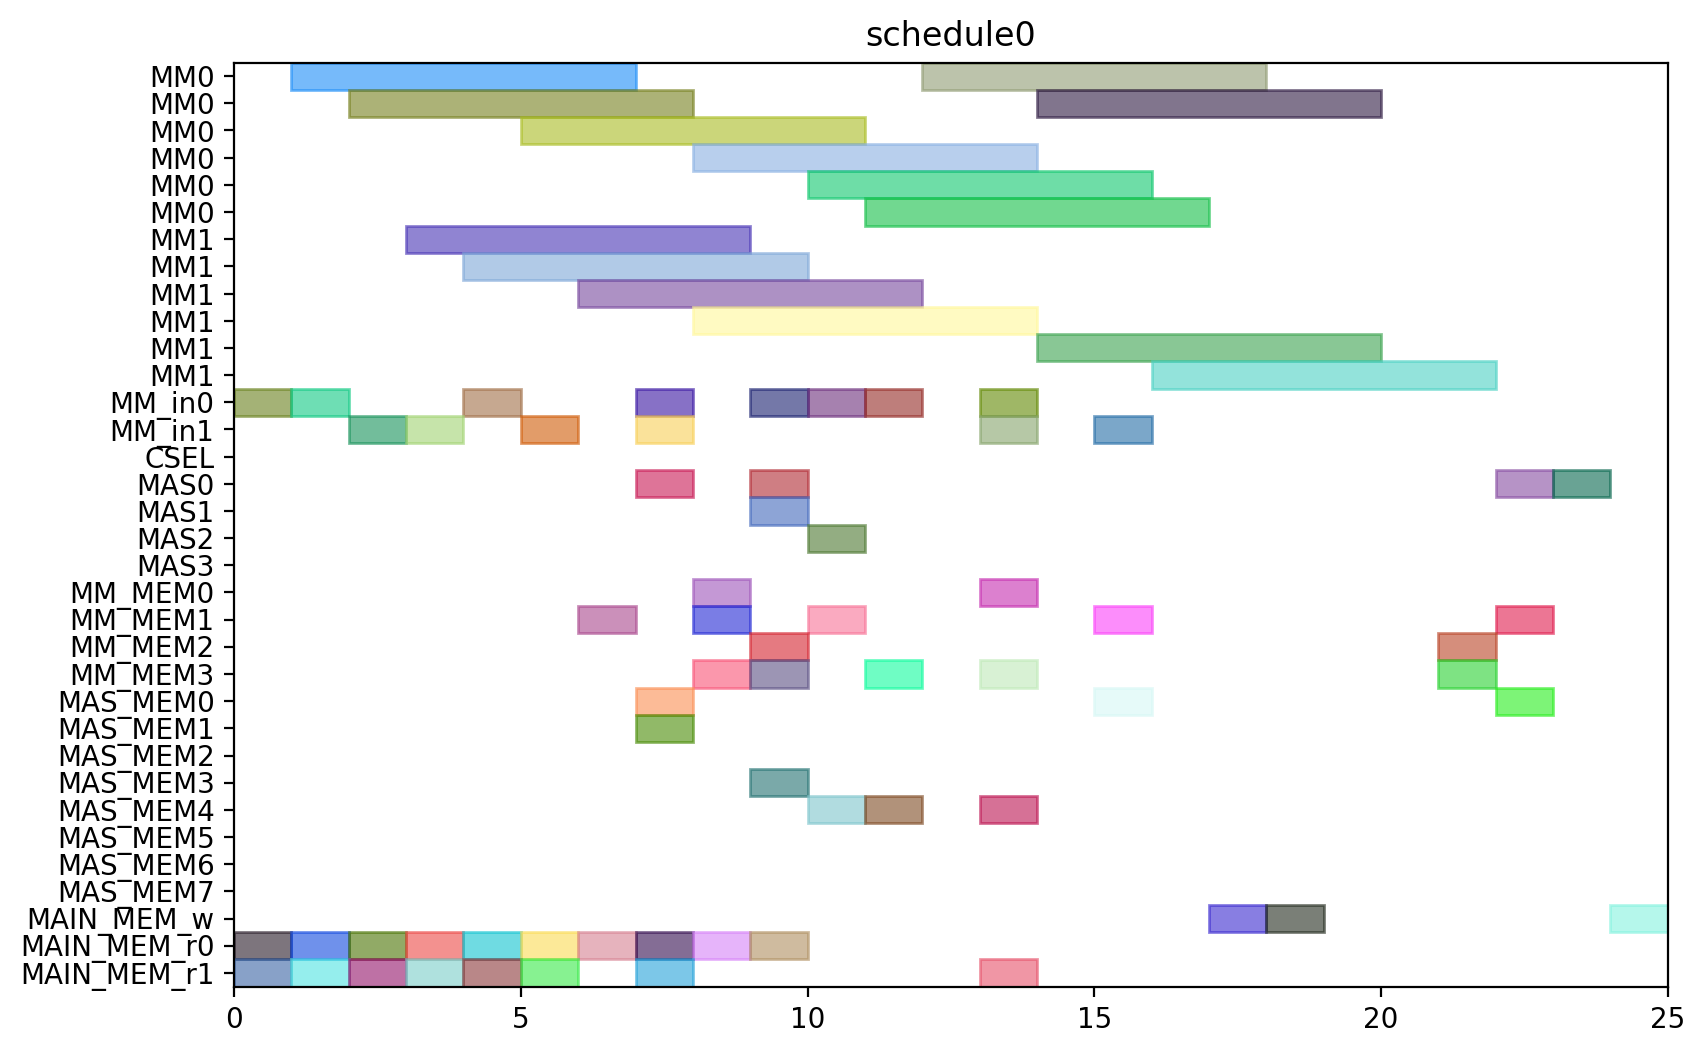

The Python source for this figure:
from pyschedule import Scenario, solvers, plotters, alt


def solve():
	horizon = 120
	S = Scenario("schedule0", horizon=horizon)

	# resource
	MM = S.Resources('MM', num=2, size=6)
	MM_in = S.Resources('MM_in', num=2)
	CSEL = S.Resource('CSEL')
	MAS = S.Resources('MAS', num=4, size=1, periods=range(1, horizon))
	MM_MEM = S.Resources('MM_MEM', num=4)
	MAS_MEM = S.Resources('MAS_MEM', num=8)
	MAIN_MEM_w = S.Resource('MAIN_MEM_w', size=1)
	MAIN_MEM_r = S.Resources('MAIN_MEM_r', num=2)

	# result of previous scheduling

	# new tasks
	r1 = S.Task('r1', length=6, delay_cost=1)
	r1 += alt(MM)
	r1_in = S.Task('r1_in', length=1, delay_cost=1)
	r1_in += alt(MM_in)
	S += r1_in*MM_in[0]<=r1*MM[0]
	S += r1_in*MM_in[1]<=r1*MM[1]
	r1_mem0 = S.Task('r1_mem0', length=1, delay_cost=1)
	r1_mem0 += MAIN_MEM_r[0]
	S += r1_mem0 <= r1

	r1_mem1 = S.Task('r1_mem1', length=1, delay_cost=1)
	r1_mem1 += MAIN_MEM_r[1]
	S += r1_mem1 <= r1

	r3 = S.Task('r3', length=6, delay_cost=1)
	r3 += alt(MM)
	r3_in = S.Task('r3_in', length=1, delay_cost=1)
	r3_in += alt(MM_in)
	S += r3_in*MM_in[0]<=r3*MM[0]
	S += r3_in*MM_in[1]<=r3*MM[1]
	r3_mem0 = S.Task('r3_mem0', length=1, delay_cost=1)
	r3_mem0 += MAIN_MEM_r[0]
	S += r3_mem0 <= r3

	r3_mem1 = S.Task('r3_mem1', length=1, delay_cost=1)
	r3_mem1 += MAIN_MEM_r[1]
	S += r3_mem1 <= r3

	r4 = S.Task('r4', length=6, delay_cost=1)
	r4 += alt(MM)
	r4_in = S.Task('r4_in', length=1, delay_cost=1)
	r4_in += alt(MM_in)
	S += r4_in*MM_in[0]<=r4*MM[0]
	S += r4_in*MM_in[1]<=r4*MM[1]
	r4_mem0 = S.Task('r4_mem0', length=1, delay_cost=1)
	r4_mem0 += MAIN_MEM_r[0]
	S += r4_mem0 <= r4

	r4_mem1 = S.Task('r4_mem1', length=1, delay_cost=1)
	r4_mem1 += MAIN_MEM_r[1]
	S += r4_mem1 <= r4

	r5 = S.Task('r5', length=6, delay_cost=1)
	r5 += alt(MM)
	r5_in = S.Task('r5_in', length=1, delay_cost=1)
	r5_in += alt(MM_in)
	S += r5_in*MM_in[0]<=r5*MM[0]
	S += r5_in*MM_in[1]<=r5*MM[1]
	r5_mem0 = S.Task('r5_mem0', length=1, delay_cost=1)
	r5_mem0 += MAIN_MEM_r[0]
	S += r5_mem0 <= r5

	r5_mem1 = S.Task('r5_mem1', length=1, delay_cost=1)
	r5_mem1 += MAIN_MEM_r[1]
	S += r5_mem1 <= r5

	r6 = S.Task('r6', length=6, delay_cost=1)
	r6 += alt(MM)
	r6_in = S.Task('r6_in', length=1, delay_cost=1)
	r6_in += alt(MM_in)
	S += r6_in*MM_in[0]<=r6*MM[0]
	S += r6_in*MM_in[1]<=r6*MM[1]
	r6_mem0 = S.Task('r6_mem0', length=1, delay_cost=1)
	r6_mem0 += MAIN_MEM_r[0]
	S += r6_mem0 <= r6

	r6_mem1 = S.Task('r6_mem1', length=1, delay_cost=1)
	r6_mem1 += MAIN_MEM_r[1]
	S += r6_mem1 <= r6

	r12 = S.Task('r12', length=6, delay_cost=1)
	r12 += alt(MM)
	r12_in = S.Task('r12_in', length=1, delay_cost=1)
	r12_in += alt(MM_in)
	S += r12_in*MM_in[0]<=r12*MM[0]
	S += r12_in*MM_in[1]<=r12*MM[1]
	r12_mem0 = S.Task('r12_mem0', length=1, delay_cost=1)
	r12_mem0 += MAIN_MEM_r[0]
	S += r12_mem0 <= r12

	r12_mem1 = S.Task('r12_mem1', length=1, delay_cost=1)
	r12_mem1 += MAIN_MEM_r[1]
	S += r12_mem1 <= r12

	r13 = S.Task('r13', length=6, delay_cost=1)
	r13 += alt(MM)
	r13_in = S.Task('r13_in', length=1, delay_cost=1)
	r13_in += alt(MM_in)
	S += r13_in*MM_in[0]<=r13*MM[0]
	S += r13_in*MM_in[1]<=r13*MM[1]
	r13_mem0 = S.Task('r13_mem0', length=1, delay_cost=1)
	r13_mem0 += MAIN_MEM_r[0]
	S += r13_mem0 <= r13

	r13_mem1 = S.Task('r13_mem1', length=1, delay_cost=1)
	r13_mem1 += MAIN_MEM_r[1]
	S += r13_mem1 <= r13

	r2 = S.Task('r2', length=1, delay_cost=1)
	r2 += alt(MAS)
	r2_mem0 = S.Task('r2_mem0', length=1, delay_cost=1)
	r2_mem0 += alt(MM_MEM)
	S += (r1*MM[0])-1 < r2_mem0*MM_MEM[0]
	S += (r1*MM[1])-1 < r2_mem0*MM_MEM[2]
	S += r2_mem0 <= r2

	r2_mem1 = S.Task('r2_mem1', length=1, delay_cost=1)
	r2_mem1 += alt(MM_MEM)
	S += (r1*MM[0])-1 < r2_mem1*MM_MEM[1]
	S += (r1*MM[1])-1 < r2_mem1*MM_MEM[3]
	S += r2_mem1 <= r2

	r7 = S.Task('r7', length=1, delay_cost=1)
	r7 += alt(MAS)
	r7_mem0 = S.Task('r7_mem0', length=1, delay_cost=1)
	r7_mem0 += alt(MM_MEM)
	S += (r5*MM[0])-1 < r7_mem0*MM_MEM[0]
	S += (r5*MM[1])-1 < r7_mem0*MM_MEM[2]
	S += r7_mem0 <= r7

	r7_mem1 = S.Task('r7_mem1', length=1, delay_cost=1)
	r7_mem1 += alt(MM_MEM)
	S += (r6*MM[0])-1 < r7_mem1*MM_MEM[1]
	S += (r6*MM[1])-1 < r7_mem1*MM_MEM[3]
	S += r7_mem1 <= r7

	r8 = S.Task('r8', length=1, delay_cost=1)
	r8 += alt(MAS)
	r8_mem0 = S.Task('r8_mem0', length=1, delay_cost=1)
	r8_mem0 += MAIN_MEM_r[0]
	S += r8_mem0 <= r8

	r8_mem1 = S.Task('r8_mem1', length=1, delay_cost=1)
	r8_mem1 += alt(MM_MEM)
	S += (r4*MM[0])-1 < r8_mem1*MM_MEM[1]
	S += (r4*MM[1])-1 < r8_mem1*MM_MEM[3]
	S += r8_mem1 <= r8

	r10 = S.Task('r10', length=1, delay_cost=1)
	r10 += alt(MAS)
	r10_mem0 = S.Task('r10_mem0', length=1, delay_cost=1)
	r10_mem0 += MAIN_MEM_r[0]
	S += r10_mem0 <= r10

	r10_mem1 = S.Task('r10_mem1', length=1, delay_cost=1)
	r10_mem1 += alt(MM_MEM)
	S += (r4*MM[0])-1 < r10_mem1*MM_MEM[1]
	S += (r4*MM[1])-1 < r10_mem1*MM_MEM[3]
	S += r10_mem1 <= r10

	r9 = S.Task('r9', length=6, delay_cost=1)
	r9 += alt(MM)
	r9_in = S.Task('r9_in', length=1, delay_cost=1)
	r9_in += alt(MM_in)
	S += r9_in*MM_in[0]<=r9*MM[0]
	S += r9_in*MM_in[1]<=r9*MM[1]
	r9_mem0 = S.Task('r9_mem0', length=1, delay_cost=1)
	r9_mem0 += MAIN_MEM_r[0]
	S += r9_mem0 <= r9

	r9_mem1 = S.Task('r9_mem1', length=1, delay_cost=1)
	r9_mem1 += alt(MAS_MEM)
	S += (r7*MAS[0])-1 < r9_mem1*MAS_MEM[1]
	S += (r7*MAS[1])-1 < r9_mem1*MAS_MEM[3]
	S += (r7*MAS[2])-1 < r9_mem1*MAS_MEM[5]
	S += (r7*MAS[3])-1 < r9_mem1*MAS_MEM[7]
	S += r9_mem1 <= r9

	r11 = S.Task('r11', length=6, delay_cost=1)
	r11 += alt(MM)
	r11_in = S.Task('r11_in', length=1, delay_cost=1)
	r11_in += alt(MM_in)
	S += r11_in*MM_in[0]<=r11*MM[0]
	S += r11_in*MM_in[1]<=r11*MM[1]
	r11_mem0 = S.Task('r11_mem0', length=1, delay_cost=1)
	r11_mem0 += alt(MAS_MEM)
	S += (r10*MAS[0])-1 < r11_mem0*MAS_MEM[0]
	S += (r10*MAS[1])-1 < r11_mem0*MAS_MEM[2]
	S += (r10*MAS[2])-1 < r11_mem0*MAS_MEM[4]
	S += (r10*MAS[3])-1 < r11_mem0*MAS_MEM[6]
	S += r11_mem0 <= r11

	r11_mem1 = S.Task('r11_mem1', length=1, delay_cost=1)
	r11_mem1 += alt(MAS_MEM)
	S += (r10*MAS[0])-1 < r11_mem1*MAS_MEM[1]
	S += (r10*MAS[1])-1 < r11_mem1*MAS_MEM[3]
	S += (r10*MAS[2])-1 < r11_mem1*MAS_MEM[5]
	S += (r10*MAS[3])-1 < r11_mem1*MAS_MEM[7]
	S += r11_mem1 <= r11

	PX_new = S.Task('PX_new', length=6, delay_cost=1)
	PX_new += alt(MM)
	PX_new_in = S.Task('PX_new_in', length=1, delay_cost=1)
	PX_new_in += alt(MM_in)
	S += PX_new_in*MM_in[0]<=PX_new*MM[0]
	S += PX_new_in*MM_in[1]<=PX_new*MM[1]
	S += 0<PX_new

	PX_new_w = S.Task('PX_new_w', length=1, delay_cost=1)
	PX_new_w += alt(MAIN_MEM_w)
	S += PX_new <= PX_new_w

	PX_new_mem0 = S.Task('PX_new_mem0', length=1, delay_cost=1)
	PX_new_mem0 += alt(MAS_MEM)
	S += (r2*MAS[0])-1 < PX_new_mem0*MAS_MEM[0]
	S += (r2*MAS[1])-1 < PX_new_mem0*MAS_MEM[2]
	S += (r2*MAS[2])-1 < PX_new_mem0*MAS_MEM[4]
	S += (r2*MAS[3])-1 < PX_new_mem0*MAS_MEM[6]
	S += PX_new_mem0 <= PX_new

	PX_new_mem1 = S.Task('PX_new_mem1', length=1, delay_cost=1)
	PX_new_mem1 += alt(MM_MEM)
	S += (r12*MM[0])-1 < PX_new_mem1*MM_MEM[1]
	S += (r12*MM[1])-1 < PX_new_mem1*MM_MEM[3]
	S += PX_new_mem1 <= PX_new

	r14 = S.Task('r14', length=6, delay_cost=1)
	r14 += alt(MM)
	r14_in = S.Task('r14_in', length=1, delay_cost=1)
	r14_in += alt(MM_in)
	S += r14_in*MM_in[0]<=r14*MM[0]
	S += r14_in*MM_in[1]<=r14*MM[1]
	r14_mem0 = S.Task('r14_mem0', length=1, delay_cost=1)
	r14_mem0 += alt(MAS_MEM)
	S += (r2*MAS[0])-1 < r14_mem0*MAS_MEM[0]
	S += (r2*MAS[1])-1 < r14_mem0*MAS_MEM[2]
	S += (r2*MAS[2])-1 < r14_mem0*MAS_MEM[4]
	S += (r2*MAS[3])-1 < r14_mem0*MAS_MEM[6]
	S += r14_mem0 <= r14

	r14_mem1 = S.Task('r14_mem1', length=1, delay_cost=1)
	r14_mem1 += alt(MM_MEM)
	S += (r3*MM[0])-1 < r14_mem1*MM_MEM[1]
	S += (r3*MM[1])-1 < r14_mem1*MM_MEM[3]
	S += r14_mem1 <= r14

	Z1_new = S.Task('Z1_new', length=6, delay_cost=1)
	Z1_new += alt(MM)
	Z1_new_in = S.Task('Z1_new_in', length=1, delay_cost=1)
	Z1_new_in += alt(MM_in)
	S += Z1_new_in*MM_in[0]<=Z1_new*MM[0]
	S += Z1_new_in*MM_in[1]<=Z1_new*MM[1]
	S += 0<Z1_new

	Z1_new_w = S.Task('Z1_new_w', length=1, delay_cost=1)
	Z1_new_w += alt(MAIN_MEM_w)
	S += Z1_new <= Z1_new_w

	Z1_new_mem0 = S.Task('Z1_new_mem0', length=1, delay_cost=1)
	Z1_new_mem0 += alt(MAS_MEM)
	S += (r2*MAS[0])-1 < Z1_new_mem0*MAS_MEM[0]
	S += (r2*MAS[1])-1 < Z1_new_mem0*MAS_MEM[2]
	S += (r2*MAS[2])-1 < Z1_new_mem0*MAS_MEM[4]
	S += (r2*MAS[3])-1 < Z1_new_mem0*MAS_MEM[6]
	S += Z1_new_mem0 <= Z1_new

	Z1_new_mem1 = S.Task('Z1_new_mem1', length=1, delay_cost=1)
	Z1_new_mem1 += alt(MM_MEM)
	S += (r13*MM[0])-1 < Z1_new_mem1*MM_MEM[1]
	S += (r13*MM[1])-1 < Z1_new_mem1*MM_MEM[3]
	S += Z1_new_mem1 <= Z1_new

	r15 = S.Task('r15', length=6, delay_cost=1)
	r15 += alt(MM)
	r15_in = S.Task('r15_in', length=1, delay_cost=1)
	r15_in += alt(MM_in)
	S += r15_in*MM_in[0]<=r15*MM[0]
	S += r15_in*MM_in[1]<=r15*MM[1]
	r15_mem0 = S.Task('r15_mem0', length=1, delay_cost=1)
	r15_mem0 += alt(MAS_MEM)
	S += (r8*MAS[0])-1 < r15_mem0*MAS_MEM[0]
	S += (r8*MAS[1])-1 < r15_mem0*MAS_MEM[2]
	S += (r8*MAS[2])-1 < r15_mem0*MAS_MEM[4]
	S += (r8*MAS[3])-1 < r15_mem0*MAS_MEM[6]
	S += r15_mem0 <= r15

	r15_mem1 = S.Task('r15_mem1', length=1, delay_cost=1)
	r15_mem1 += alt(MM_MEM)
	S += (r9*MM[0])-1 < r15_mem1*MM_MEM[1]
	S += (r9*MM[1])-1 < r15_mem1*MM_MEM[3]
	S += r15_mem1 <= r15

	r16 = S.Task('r16', length=6, delay_cost=1)
	r16 += alt(MM)
	r16_in = S.Task('r16_in', length=1, delay_cost=1)
	r16_in += alt(MM_in)
	S += r16_in*MM_in[0]<=r16*MM[0]
	S += r16_in*MM_in[1]<=r16*MM[1]
	r16_mem0 = S.Task('r16_mem0', length=1, delay_cost=1)
	r16_mem0 += alt(MM_MEM)
	S += (r11*MM[0])-1 < r16_mem0*MM_MEM[0]
	S += (r11*MM[1])-1 < r16_mem0*MM_MEM[2]
	S += r16_mem0 <= r16

	r16_mem1 = S.Task('r16_mem1', length=1, delay_cost=1)
	r16_mem1 += MAIN_MEM_r[1]
	S += r16_mem1 <= r16

	r17 = S.Task('r17', length=1, delay_cost=1)
	r17 += alt(MAS)
	r17_mem0 = S.Task('r17_mem0', length=1, delay_cost=1)
	r17_mem0 += alt(MM_MEM)
	S += (r14*MM[0])-1 < r17_mem0*MM_MEM[0]
	S += (r14*MM[1])-1 < r17_mem0*MM_MEM[2]
	S += r17_mem0 <= r17

	r17_mem1 = S.Task('r17_mem1', length=1, delay_cost=1)
	r17_mem1 += alt(MM_MEM)
	S += (r15*MM[0])-1 < r17_mem1*MM_MEM[1]
	S += (r15*MM[1])-1 < r17_mem1*MM_MEM[3]
	S += r17_mem1 <= r17

	PY_new = S.Task('PY_new', length=1, delay_cost=1)
	PY_new += alt(MAS)
	S += 0<PY_new

	PY_new_w = S.Task('PY_new_w', length=1, delay_cost=1)
	PY_new_w += alt(MAIN_MEM_w)
	S += PY_new <= PY_new_w

	PY_new_mem0 = S.Task('PY_new_mem0', length=1, delay_cost=1)
	PY_new_mem0 += alt(MAS_MEM)
	S += (r17*MAS[0])-1 < PY_new_mem0*MAS_MEM[0]
	S += (r17*MAS[1])-1 < PY_new_mem0*MAS_MEM[2]
	S += (r17*MAS[2])-1 < PY_new_mem0*MAS_MEM[4]
	S += (r17*MAS[3])-1 < PY_new_mem0*MAS_MEM[6]
	S += PY_new_mem0 <= PY_new

	PY_new_mem1 = S.Task('PY_new_mem1', length=1, delay_cost=1)
	PY_new_mem1 += alt(MM_MEM)
	S += (r16*MM[0])-1 < PY_new_mem1*MM_MEM[1]
	S += (r16*MM[1])-1 < PY_new_mem1*MM_MEM[3]
	S += PY_new_mem1 <= PY_new

	solvers.mip.solve(S,msg=1,kind='CPLEX',ratio_gap=1.01)

	solution = [['hoge']*len(S.solution()[1]) for i in range(len(S.solution()))]
	for i in range(len(S.solution())):
		for j in range(len(S.solution()[i])):
			solution[i][j]=str(S.solution()[i][j])
	print(solution)

	cycles = int(solution[-1][3])

	pic_file_name = "/home/mfukuda/ABE/multiRAM_multiMAS_16mux/scheduling_result/stage6MM2_stage1MAS4/EP_YRECOVER/schedule0.png"
	if(S.solution() != []):
		plotters.matplotlib.plot(S,img_filename=pic_file_name, show_task_labels=False, fig_size=(cycles*0.25+3, 6))

	return solution
